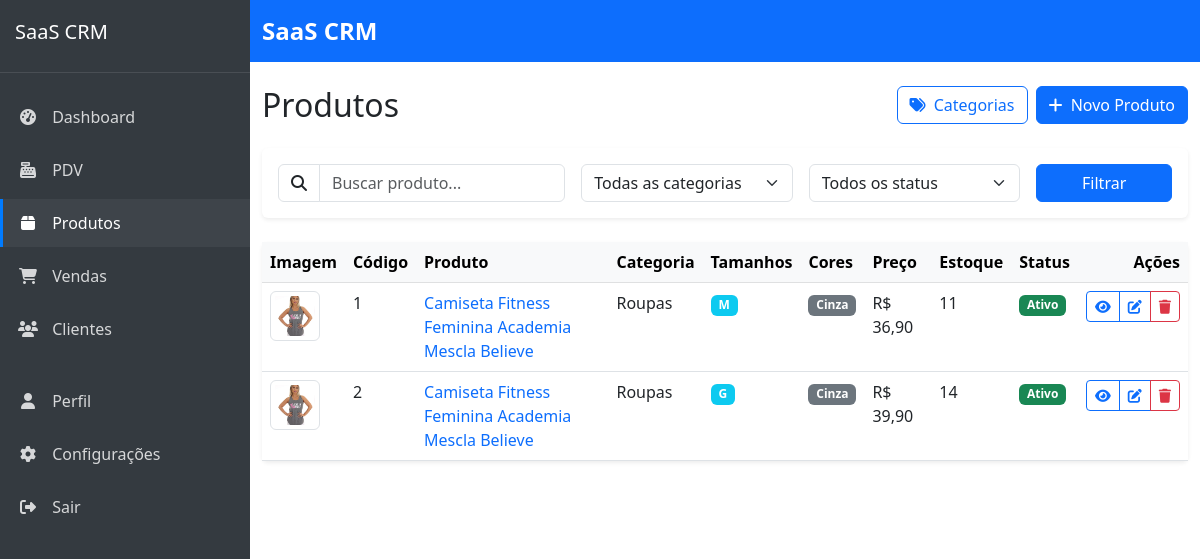
The page /produtos/ (signed in) on the database its author committed.
### products/models.py (models this page shows, shortened)
class Product(models.Model):
    company = models.ForeignKey(Company, on_delete=models.CASCADE, verbose_name='Empresa', related_name='products')
    name = models.CharField('Nome', max_length=100)
    code = models.CharField('Código', max_length=50, unique=True, blank=True, null=True)
    description = models.TextField('Descrição', blank=True, null=True)
    category = models.ForeignKey(Category, on_delete=models.CASCADE, verbose_name='Categoria', related_name='products')
    price = models.DecimalField('Preço', max_digits=10, decimal_places=2)
    cost = models.DecimalField('Custo', max_digits=10, decimal_places=2)
    stock_quantity = models.PositiveIntegerField('Quantidade em estoque', default=0)
    stock_alert_level = models.PositiveIntegerField('Nível de alerta de estoque', default=10)
    barcode = models.CharField('Código de barras', max_length=100, blank=True, null=True)
    image = models.ImageField('Imagem', upload_to='products/', blank=True, null=True)
    is_active = models.BooleanField('Ativo', default=True)
    has_variations = models.BooleanField('Possui variações', default=False)
    created_at = models.DateTimeField('Criado em', auto_now_add=True)
    updated_at = models.DateTimeField('Atualizado em', auto_now=True)
    class Meta:
        verbose_name = 'Produto'
        verbose_name_plural = 'Produtos'
        ordering = ['name']
        unique_together = [['company', 'code'], ['company', 'barcode']]  # Prevent duplicate codes/barcodes within same company

class Category(models.Model):
    company = models.ForeignKey(Company, on_delete=models.CASCADE, verbose_name='Empresa', related_name='categories')
    name = models.CharField('Nome', max_length=100)
    description = models.TextField('Descrição', blank=True, null=True)
    created_at = models.DateTimeField('Criado em', auto_now_add=True)
    updated_at = models.DateTimeField('Atualizado em', auto_now=True)
    class Meta:
        verbose_name = 'Categoria'
        verbose_name_plural = 'Categorias'
        ordering = ['name']
        unique_together = ['company', 'name']  # Prevent duplicate category names within same company

class ProductVariation(models.Model):
    product = models.ForeignKey(Product, on_delete=models.CASCADE, verbose_name='Produto', related_name='variations')
    size = models.ForeignKey(Size, on_delete=models.CASCADE, verbose_name='Tamanho')
    color = models.ForeignKey(Color, on_delete=models.CASCADE, verbose_name='Cor')
    stock_quantity = models.PositiveIntegerField('Quantidade em estoque', default=0)
    stock_alert_level = models.PositiveIntegerField('Nível de alerta de estoque', default=3)
    sku = models.CharField('SKU', max_length=100, unique=True, blank=True, null=True)
    price_adjustment = models.DecimalField('Ajuste de preço', max_digits=10, decimal_places=2, default=0,
                                         help_text='Valor a ser adicionado/subtraído do preço base do produto')
    class Meta:
        verbose_name = 'Variação de Produto'
        verbose_name_plural = 'Variações de Produtos'
        unique_together = ['product', 'size', 'color']

class Size(models.Model):
    TIPO_CHOICES = (
        ('roupa', 'Roupa'),
        ('calcado', 'Calçado'),
    )
    company = models.ForeignKey(Company, on_delete=models.CASCADE, verbose_name='Empresa', related_name='sizes')
    name = models.CharField('Nome', max_length=10)  # PP, P, M, G, GG ou 36, 37, 38, etc
    tipo = models.CharField('Tipo', max_length=10, choices=TIPO_CHOICES, default='roupa')
    ordem = models.IntegerField('Ordem de exibição', default=0)
    class Meta:
        verbose_name = 'Tamanho'
        verbose_name_plural = 'Tamanhos'
        ordering = ['ordem', 'name']
        unique_together = ['company', 'name', 'tipo']

class Color(models.Model):
    company = models.ForeignKey(Company, on_delete=models.CASCADE, verbose_name='Empresa', related_name='colors')
    name = models.CharField('Nome', max_length=50)
    code = models.CharField('Código Hex', max_length=7, help_text='Ex: #FF0000', blank=True, null=True)
    class Meta:
        verbose_name = 'Cor'
        verbose_name_plural = 'Cores'
        ordering = ['name']
        unique_together = ['company', 'name']

### products/views.py (the view)
# urls.py: path('', views.product_list, name='product_list'),
@login_required
def product_list(request):
    query = request.GET.get('query', '')
    category_id = request.GET.get('category', '')
    stock_status = request.GET.get('stock_status', '')
    products = Product.objects.filter(company=request.user.company)
    if query:
        products = products.filter(
            Q(name__icontains=query) |
            Q(description__icontains=query) |
            Q(barcode__icontains=query)
        )
    if category_id:
        products = products.filter(category_id=category_id)
    if stock_status == 'low':
        products = products.filter(stock_quantity__lte=F('min_stock_quantity'))
    products = products.order_by('name')
    paginator = Paginator(products, 10)
    page_number = request.GET.get('page', 1)
    products_page = paginator.get_page(page_number)
    categories = Category.objects.filter(company=request.user.company)
    context = {
        'products': products_page,
        'categories': categories,
        'query': query,
        'category_id': category_id,
        'stock_status': stock_status,
    }
    return render(request, 'products/product_list.html', context)

### templates/products/product_list.html (shortened to what this page needs)
{% extends 'core/base.html' %}
{% block content %}
<div class="d-flex justify-content-between align-items-center mb-4">
    <h1 class="h2 mb-0">Produtos</h1>
    <div class="d-flex gap-2">
        <a href="{% url 'products:category_list' %}" class="btn btn-outline-primary">
            <i class="fas fa-tags me-1"></i> Categorias
        </a>
        <a href="{% url 'products:product_create' %}" class="btn btn-primary">
            <i class="fas fa-plus me-1"></i> Novo Produto
        </a>
    </div>
</div>
<div class="card border-0 shadow-sm mb-4">
    <div class="card-body">
        <form method="get" class="row g-3">
            <div class="col-md-4">
                <div class="input-group">
                    <span class="input-group-text bg-transparent">
                        <i class="fas fa-search"></i>
                    </span>
                    <input type="text" name="q" class="form-control" placeholder="Buscar produto..." value="{{ request.GET.q|default:'' }}">
                </div>
            </div>
            <div class="col-md-3">
                <select name="category" class="form-select">
                    <option value="">Todas as categorias</option>
                </select>
            </div>
            <div class="col-md-3">
                <select name="status" class="form-select">
                    <option value="">Todos os status</option>
                </select>
            </div>
            <div class="col-md-2">
                <button type="submit" class="btn btn-primary w-100">Filtrar</button>
            </div>
        </form>
    </div>
</div>
<div class="card border-0 shadow-sm">
    <div class="card-body p-0">
        <div class="table-responsive">
            <table class="table table-hover mb-0">
                <thead class="table-light">
                    <tr>
                        <th scope="col" style="width: 60px">Imagem</th>
                        <th scope="col">Código</th>
                        <th scope="col">Produto</th>
                        <th scope="col">Categoria</th>
                        <th scope="col">Tamanhos</th>
                        <th scope="col">Cores</th>
                        <th scope="col">Preço</th>
                        <th scope="col">Estoque</th>
                        <th scope="col">Status</th>
                        <th scope="col" class="text-end">Ações</th>
                    </tr>
                </thead>
                <tbody>
                    {% for product in products %}
                    <tr>
                        <td>
                            {% if product.image %}
                                <img src="{{ product.image.url }}" alt="{{ product.name }}" class="img-thumbnail" style="width: 50px; height: 50px; object-fit: cover;">
                            {% else %}
                                <div class="bg-light d-flex align-items-center justify-content-center" style="width: 50px; height: 50px;">
                                    <i class="fas fa-image text-muted"></i>
                                </div>
                            {% endif %}
                        </td>
                        <td>{{ product.code }}</td>
                        <td>
                            <a href="{% url 'products:product_detail' product.id %}" class="text-decoration-none">
                                {{ product.name }}
                            </a>
                        </td>
                        <td>{{ product.category.name|default:"-" }}</td>
                        <td>
                            {% if product.has_variations %}
                                {% for variation in product.variations.all %}
                                    {% if forloop.first or previous_size != variation.size.name %}
                                        <span class="badge bg-info">{{ variation.size.name }}</span>
                                    {% endif %}
                                {% empty %}
                                    -
                                {% endfor %}
                            {% else %}
                                -
                            {% endif %}
                        </td>
                        <td>
                            {% if product.has_variations %}
                                {% for variation in product.variations.all %}
                                    {% if forloop.first or previous_color != variation.color.name %}
                                        <span class="badge" style="background-color: {{ variation.color.code|default:'#6c757d' }}">{{ variation.color.name }}</span>
                                    {% endif %}
                                {% empty %}
                                    -
                                {% endfor %}
                            {% else %}
                                -
                            {% endif %}
                        </td>
                        <td>R$ {{ product.price }}</td>
                        <td>
                            {% if product.stock_quantity <= product.stock_alert_level %}
                            <span class="badge bg-danger">{{ product.stock_quantity }}</span>
                            {% else %}
                            {{ product.stock_quantity }}
                            {% endif %}
                        </td>
                        <td>
                            {% if product.is_active %}
                            <span class="badge bg-success">Ativo</span>
                            {% else %}
                            <span class="badge bg-secondary">Inativo</span>
                            {% endif %}
                        </td>
                        <td class="text-end">
                            <div class="btn-group">
                                <a href="{% url 'products:product_detail' product.id %}" class="btn btn-sm btn-outline-primary">
                                    <i class="fas fa-eye"></i>
                                </a>
                                <a href="{% url 'products:product_update' product.id %}" class="btn btn-sm btn-outline-primary">
                                    <i class="fas fa-edit"></i>
                                </a>
                                <button type="button" class="btn btn-sm btn-outline-danger" data-bs-toggle="modal" data-bs-target="#deleteModal{{ product.id }}">
                                    <i class="fas fa-trash"></i>
                                </button>
                            </div>
                        </td>
                    </tr>
                    {% endfor %}
                </tbody>
            </table>
        </div>
    </div>
</div>
{% endblock %}

### templates/core/base.html (style rules this page uses)
body { display: flex; min-height: 100vh; flex-direction: column; }

### rows shown on the page
Product: image (picture), code "1", name "Camiseta Fitness Feminina Academia Mescla Believe", category.name "Roupas", price "36,90", stock_quantity "11", is_active "Ativo"
ProductVariation: size.name "M", color.name "Cinza"
Product: image (picture), code "2", name "Camiseta Fitness Feminina Academia Mescla Believe", category.name "Roupas", price "39,90", stock_quantity "14", is_active "Ativo"
ProductVariation: size.name "G", color.name "Cinza"
